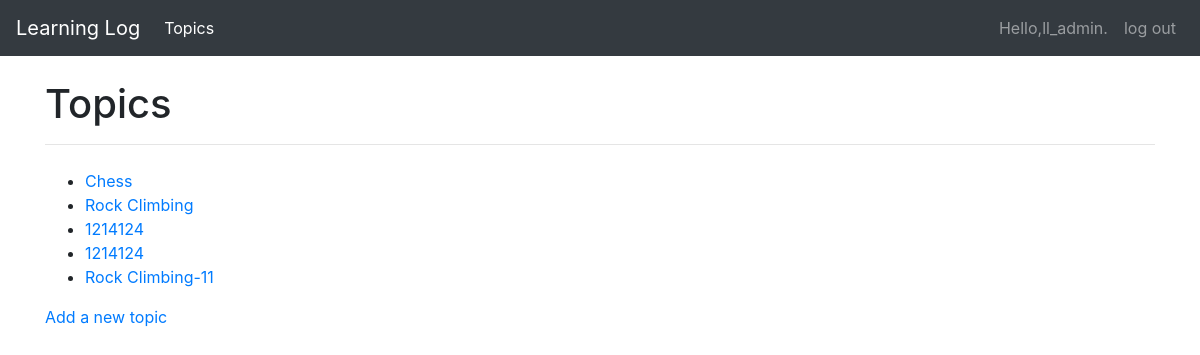
The app's page /topics/ (signed in) with its own data.
### learning_logs/models.py (models this page shows)
class Topic(models.Model):
    text=models.CharField(max_length=200)
    date_added=models.DateTimeField(auto_now_add=True)
    owner = models.ForeignKey(User,on_delete=models.CASCADE)
    def __str__(self):
        return self.text

### learning_logs/views.py (the view)
# urls.py: url(r'^topics/$',views.topics,name='topics'),
@login_required
def topics(request):
    topics = Topic.objects.filter(owner=request.user).order_by('date_added')
    context={'topics':topics}
    return render(request,'learning_logs/topics.html',context)

### learning_logs/templates/learning_logs/topics.html
{% extends "learning_logs/base.html" %}
{%block header%}
<h1>Topics</h1>
{%endblock header%}
{% block content %}
<ul>
    {% for topic in  topics %}
    <li>
        <a href="{%url 'learning_logs:topic' topic.id%}">{{topic}}</a></li>
    {%empty%}
    <li>No topics have been added yet.</li>
    {%endfor%}
</ul>
<a href="{%url 'learning_logs:new_topic'%}">Add a new topic</a>
{% endblock content %}

### learning_logs/templates/learning_logs/base.html (shortened to what this page needs)
{% load bootstrap4 %}
<!DOCTYPE html>
<html lang="en">
<head>
    {% bootstrap_css %}
</head>
<body>
    <nav class="navbar navbar-expand-md navbar-dark bg-dark mb-4">
        <a class="navbar-brand" href="{%url 'learning_logs:index'%}">Learning Log</a>
        <div class="collapse navbar-collapse" id="navbarCollapse">
            <ul class="navbar-nav mr-auto">
                <li class="nav-item active">
                    <a class="nav-link" href="{%url 'learning_logs:topics'%}">Topics</a>
                </li>
            </ul>
            <ul class="navbar-nav justify-content-end">
                {%if user.is_authenticated%}
                <li class="nav-item"><a class="nav-link">Hello,{{user.username}}.</a></li>
                <li class="nav-item"><a class="nav-link" href="{%url 'users:logout' %}">log out</a></li>
                {%else%}
                <li class="nav-item"><a class="nav-link" href="{%url 'users:register'%}">register</a></li>
                <li class="nav-item"><a class="nav-link" href="{%url 'users:login'%}">log in</a></li>
                {%endif%}
            </ul>
        </div>
    </nav>
    <div role="main" class="container">
        <div class="page-header">
            {%block header%}{%endblock header%}
            <hr class="mb-4">
        </div>
        <div>{%block content%}{%endblock content%}</div>
    </div>
</body>
</html>

### records on screen
Topic: text "Chess"
Topic: text "Rock Climbing"
Topic: text "1214124"
Topic: text "1214124"
Topic: text "Rock Climbing-11"

### other values on screen
{{ user.username }} "ll_admin"
